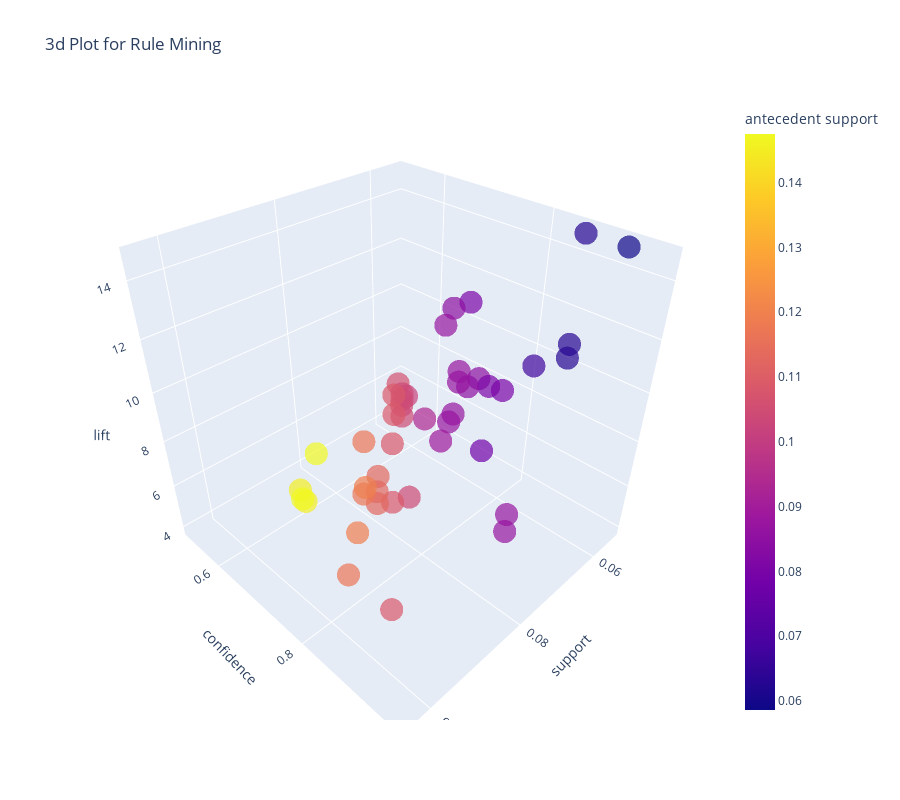

Write notebook code for a chart like this one.
### Code cell
ar.plot_model(model2, plot='3d')

### Figure 1 — Plotly figure (JSON) as saved in the notebook; plotly's stock layout.template omitted (floating-point values rounded to 4 significant figures)
{"data": [{"customdata": [["SET/6 RED SPOTTY PAPER PLATES", "SET/6 RED SPOTTY PAPER CUPS"], ["SET/20 RED RETROSPOT PAPER NAPKINS ", "SET/6 RED SPOTTY PAPER PLATES"], ["SET/6 RED SPOTTY PAPER PLATES", "SET/6 RED SPOTTY PAPER CUPS"], ["CHILDRENS CUTLERY SPACEBOY ", "CHILDRENS CUTLERY DOLLY GIRL "], ["SET/6 RED SPOTTY PAPER CUPS", "SET/6 RED SPOTTY PAPER PLATES"], ["CHILDRENS CUTLERY DOLLY GIRL ", "CHILDRENS CUTLERY SPACEBOY "], ["ALARM CLOCK BAKELIKE PINK", "ALARM CLOCK BAKELIKE RED "], ["ALARM CLOCK BAKELIKE RED ", "ALARM CLOCK BAKELIKE GREEN"], ["ALARM CLOCK BAKELIKE RED ", "ALARM CLOCK BAKELIKE GREEN"], ["SET/6 RED SPOTTY PAPER PLATES", "SET/20 RED RETROSPOT PAPER NAPKINS "], ["ALARM CLOCK BAKELIKE RED ", "ALARM CLOCK BAKELIKE PINK"], ["SET/6 RED SPOTTY PAPER PLATES", "SET/20 RED RETROSPOT PAPER NAPKINS "], ["ALARM CLOCK BAKELIKE GREEN", "ALARM CLOCK BAKELIKE RED "], ["ALARM CLOCK BAKELIKE RED ", "ALARM CLOCK BAKELIKE PINK"], ["SET/6 RED SPOTTY PAPER PLATES", "SET/20 RED RETROSPOT PAPER NAPKINS "], ["SET/20 RED RETROSPOT PAPER NAPKINS ", "SET/6 RED SPOTTY PAPER PLATES"], ["SET/20 RED RETROSPOT PAPER NAPKINS ", "SET/6 RED SPOTTY PAPER CUPS"], ["PLASTERS IN TIN CIRCUS PARADE ", "PLASTERS IN TIN WOODLAND ANIMALS"], ["SET/20 RED RETROSPOT PAPER NAPKINS ", "SET/6 RED SPOTTY PAPER PLATES"], ["PLASTERS IN TIN SPACEBOY", "PLASTERS IN TIN WOODLAND ANIMALS"], ["ALARM CLOCK BAKELIKE GREEN", "ALARM CLOCK BAKELIKE PINK"], ["SET/6 RED SPOTTY PAPER CUPS", "SET/20 RED RETROSPOT PAPER NAPKINS "], ["ALARM CLOCK BAKELIKE PINK", "ALARM CLOCK BAKELIKE GREEN"], ["ALARM CLOCK BAKELIKE PINK", "ALARM CLOCK BAKELIKE RED "], ["SET/6 RED SPOTTY PAPER CUPS", "SET/6 RED SPOTTY PAPER PLATES"], ["DOLLY GIRL LUNCH BOX", "SPACEBOY LUNCH BOX "], ["ALARM CLOCK BAKELIKE RED ", "ALARM CLOCK BAKELIKE PINK"], ["PLASTERS IN TIN WOODLAND ANIMALS", "PLASTERS IN TIN SPACEBOY"], ["PLASTERS IN TIN WOODLAND ANIMALS", "PLASTERS IN TIN CIRCUS PARADE "], ["PLASTERS IN TIN SPACEBOY", "PLASTERS IN TIN CIRCUS PARADE "], ["ALARM CLOCK BAKELIKE GREEN", "ALARM CLOCK BAKELIKE RED "], ["ALARM CLOCK BAKELIKE PINK", "ALARM CLOCK BAKELIKE RED "], ["PLASTERS IN TIN WOODLAND ANIMALS", "PLASTERS IN TIN SPACEBOY"], ["PLASTERS IN TIN WOODLAND ANIMALS", "PLASTERS IN TIN CIRCUS PARADE "], ["PLASTERS IN TIN CIRCUS PARADE ", "PLASTERS IN TIN WOODLAND ANIMALS"], ["ROUND SNACK BOXES SET OF 4 FRUITS ", "ROUND SNACK BOXES SET OF4 WOODLAND "], ["SPACEBOY LUNCH BOX ", "DOLLY GIRL LUNCH BOX"], ["LUNCH BAG WOODLAND", "LUNCH BAG SPACEBOY DESIGN "], ["LUNCH BAG SPACEBOY DESIGN ", "LUNCH BAG RED RETROSPOT"], ["LUNCH BAG SPACEBOY DESIGN ", "LUNCH BAG WOODLAND"], ["LUNCH BAG SPACEBOY DESIGN ", "LUNCH BAG APPLE DESIGN"], ["PLASTERS IN TIN CIRCUS PARADE ", "PLASTERS IN TIN SPACEBOY"], ["STRAWBERRY LUNCH BOX WITH CUTLERY", "LUNCH BOX WITH CUTLERY RETROSPOT "], ["LUNCH BAG APPLE DESIGN", "LUNCH BAG SPACEBOY DESIGN "], ["LUNCH BAG APPLE DESIGN", "LUNCH BAG RED RETROSPOT"]], "hovertemplate": "support=%{x}<br>confidence=%{y}<br>lift=%{z}<br>antecedents=%{customdata[0]}<br>consequents=%{customdata[1]}<br>antecedent support=%{marker.color}<extra></extra>", "legendgroup": "", "marker": {"color": [0.0868, 0.0868, 0.1085, 0.0586, 0.1171, 0.0629, 0.0629, 0.0629, 0.0803, 0.1041, 0.0672, 0.1085, 0.0846, 0.0803, 0.1085, 0.1128, 0.1128, 0.0781, 0.1128, 0.1193, 0.0846, 0.1171, 0.0868, 0.0868, 0.1171, 0.0868, 0.0803, 0.0868, 0.0889, 0.1193, 0.0846, 0.0868, 0.1453, 0.1453, 0.1475, 0.0933, 0.1063, 0.102, 0.1041, 0.1041, 0.1041, 0.1475, 0.1041, 0.1085, 0.1085], "coloraxis": "coloraxis", "opacity": 0.7, "symbol": "circle"}, "mode": "markers", "name": "", "scene": "scene", "showlegend": false, "type": "scatter3d", "x": [0.0846, 0.0846, 0.1041, 0.0542, 0.1041, 0.0542, 0.0542, 0.0542, 0.0672, 0.0846, 0.0542, 0.0868, 0.0672, 0.0629, 0.0846, 0.0868, 0.0868, 0.0586, 0.0846, 0.0889, 0.0629, 0.0868, 0.0629, 0.0629, 0.0846, 0.0607, 0.0542, 0.0586, 0.0586, 0.0781, 0.0542, 0.0542, 0.0889, 0.0868, 0.0868, 0.0542, 0.0607, 0.0564, 0.0564, 0.0564, 0.0564, 0.0781, 0.0542, 0.0564, 0.0564], "y": [0.975, 0.975, 0.96, 0.9259, 0.8889, 0.8621, 0.8621, 0.8621, 0.8378, 0.8125, 0.8065, 0.8, 0.7949, 0.7838, 0.78, 0.7692, 0.7692, 0.75, 0.75, 0.7455, 0.7436, 0.7407, 0.725, 0.725, 0.7222, 0.7, 0.6757, 0.675, 0.6585, 0.6545, 0.641, 0.625, 0.6119, 0.597, 0.5882, 0.5814, 0.5714, 0.5532, 0.5417, 0.5417, 0.5417, 0.5294, 0.5208, 0.52, 0.52], "z": [8.324, 8.989, 8.196, 14.72, 8.196, 14.72, 10.74, 10.19, 9.904, 7.203, 9.294, 7.092, 9.904, 9.033, 8.989, 7.092, 6.567, 5.16, 7.203, 5.129, 8.57, 6.567, 8.57, 9.033, 8.324, 6.586, 10.74, 5.658, 4.465, 4.437, 10.19, 9.294, 5.129, 4.047, 4.047, 4.188, 6.586, 5.313, 4.094, 5.313, 4.994, 4.437, 4.212, 4.994, 3.93]}], "layout": {"coloraxis": {"colorbar": {"title": {"text": "antecedent support"}}, "colorscale": [[0, "#0d0887"], [0.1111, "#46039f"], [0.2222, "#7201a8"], [0.3333, "#9c179e"], [0.4444, "#bd3786"], [0.5556, "#d8576b"], [0.6667, "#ed7953"], [0.7778, "#fb9f3a"], [0.8889, "#fdca26"], [1, "#f0f921"]]}, "height": 800, "legend": {"tracegroupgap": 0}, "scene": {"domain": {"x": [0, 1], "y": [0, 1]}, "xaxis": {"title": {"text": "support"}}, "yaxis": {"title": {"text": "confidence"}}, "zaxis": {"title": {"text": "lift"}}}, "title": {"text": "3d Plot for Rule Mining"}, "width": 900}}
